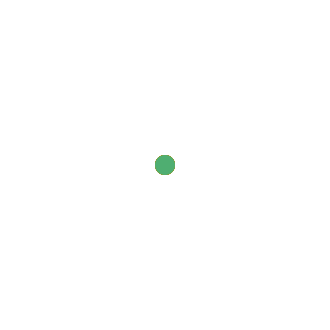
Frame 1 (no input)
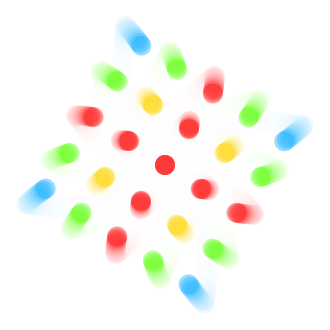
Frame 60 (the mouse pressed at the canvas centre just before this capture)
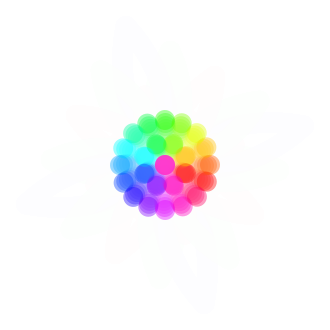
Frame 120 (the mouse held since frame 60 and released just before this capture)

The Processing sketch that drew these frames (run headless with seeded random() and noise(); from frame 60 on, the mouse is pressed at the canvas centre):

// Processing sketch: processing_64780
// ── processing_64780.pde

int flg = 1;
int r = 20;
float theta;
float s;
int shape_flg = 1;

void setup() {
  size(330, 330);
  colorMode(HSB, 360, 100, 100);
  background(360);
  smooth();
}

void draw() {
  noStroke();
  fill(360, 50);
  rect(0, 0, width, height);

  translate(width/2, height/2);
  pushMatrix();

  if (shape_flg ==1) {
    rotate(theta);
    for (int j = -2;j<3;j++) {
      for (int i = -2;i<3;i++) {
        fill(abs(i*j)*50, 100, 100, 100);
        ellipse(s*j, s*i, r, r);
      }
    }
  }
  else {
    rotate(-theta);
    for (int j = 2;j>=1;j--) {
      for (int i = 0;i<8*j;i++) {
        fill(360 * i /(8*j), 100, 100, 100);
        ellipse(s*1.5*j*sin(radians(360 * i /(8*j))), s*1.5*j*cos(radians(360 * i /(8*j))), r, r);
      }
    }
    ellipse(0, 0, r, r);
  }

  popMatrix();

  theta += 0.01;

  if (flg == 1) {
    s+=1;
  }
  else {
    s-=1;
  }
  if (s > 50 || s < 0) {
    flg *= -1;
  }
  if (s < 0) {
    shape_flg *= -1;
  }
}
